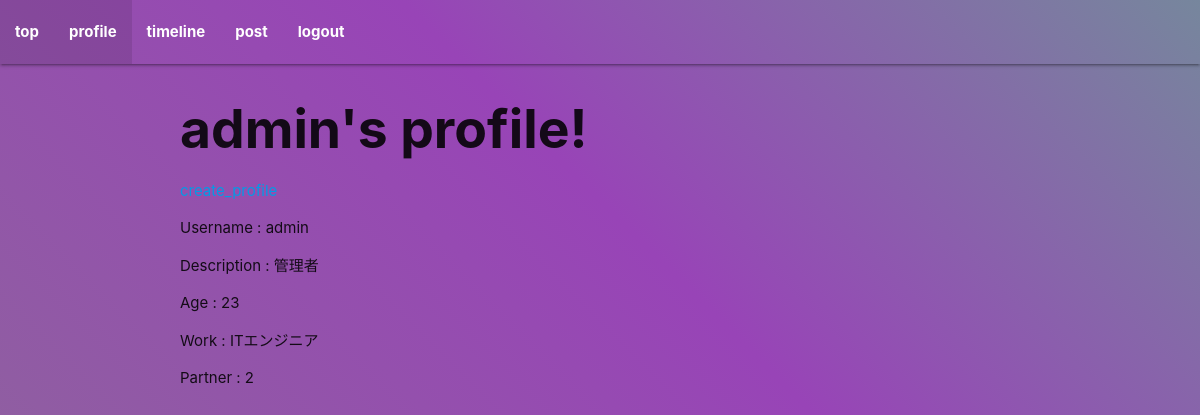
The page /profile (signed in) on the database as committed earlier.
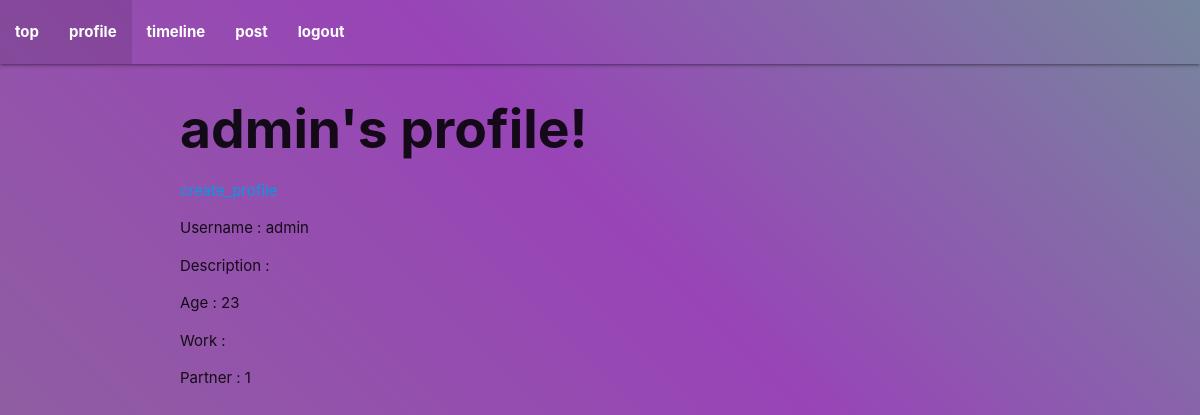
The same page on the database as committed later.
### app.py (models this page shows, shortened)
class User(Base):
    __tablename__ = 'users'
    id = Column(Integer, primary_key=True)
    username = Column(String)
    email = Column(String)
    password = Column(String)
    description = Column(String)
    age = Column(String)
    work = Column(String)
    partner = Column(String)

### app.py (the view)
@app.route('/profile')
def profile():
    if 'username' in session:
        success_message = request.args.get('success_message')
        username = session.get('username')
        user = db_session.query(User).filter(User.username == username).first()
        return render_template('profile.html', username=session['username'], user=user, success_message=success_message)
    else:
        error_message = 'You are not logged in.'
        return redirect(url_for('login', error_message=error_message))

### app.py (called while the page is built)
@app.context_processor
def inject_is_active():
    def is_active(page):
        return 'active' if request.path == url_for(page) else ''
    return dict(is_active=is_active)

@app.context_processor
def page_list():
    before_login_list = ['top', 'register', 'login']
    after_login_list = ['top', 'profile', 'timeline', 'post', 'logout']
    if 'username' in session:
        page_list = after_login_list
    else:
        page_list = before_login_list
    return dict(page_list=page_list)

### templates/profile.html (shortened to what this page needs)
{% extends "base.html" %}
{% block content %}
<div class="container">
    <h2 class="page_title">{{ username }}'s profile!</h2>
    <a class="create_profile_link" href="{{ url_for('create_profile') }}">create_profile</a>
    {% if user %}
        <p>Username : {{ user.username }}</p>
        <p>Description : {{ user.description }}</p>
        <p>Age : {{ user.age }}</p>
        <p>Work : {{ user.work }}</p>
        <p>Partner : {{ user.partner }}</p>
    {% else %}
        <p>Username : {{ username }}</p>
        <p>Description : {{ description }}</p>
        <p>Age : {{ age }}</p>
        <p>Work : {{ work }}</p>
        <p>Partner : {{ partner }}</p>
    {% endif %}
</div>
{% endblock %}

Rows that differ between the two databases and show on the page:
changed User "admin": partner "2" → "1"; description "管理者" → (not shown); work "ITエンジニア" → (not shown)
